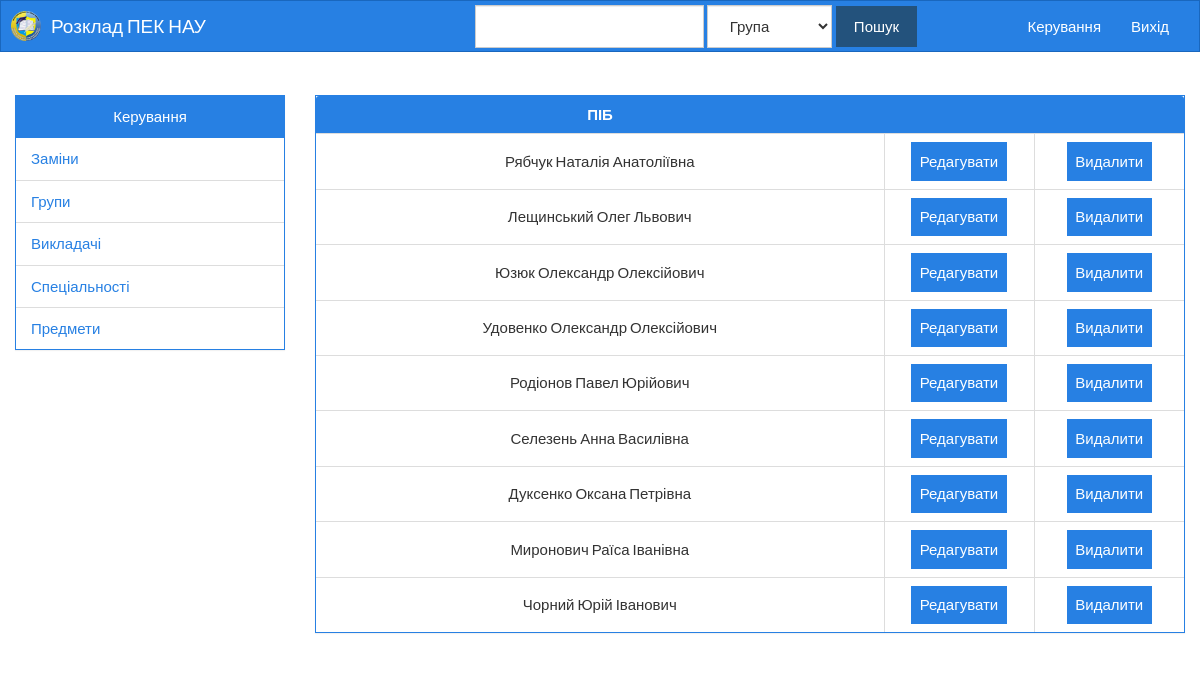
/admin/lecturer (signed in), run on an earlier commit of the app's database.
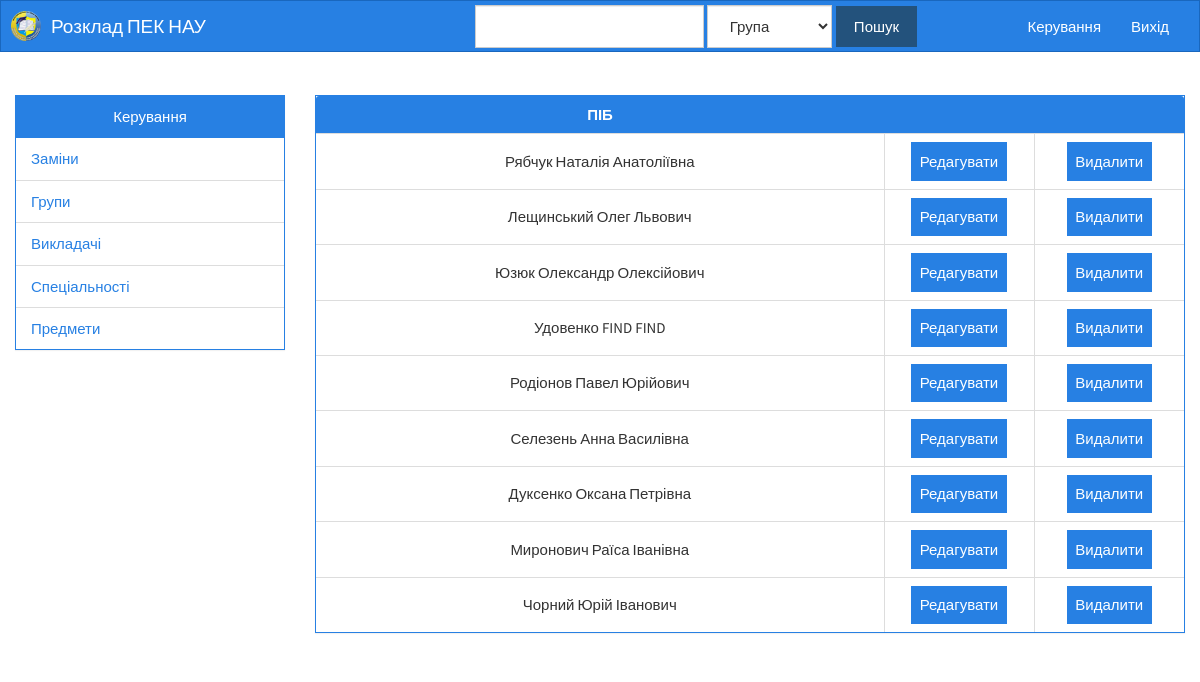
And on a later commit of the database.
### Peknau/models.py (models this page shows, shortened)
class Lecturer(db.Model):
    id = db.Column(db.Integer, primary_key=True)
    first_name = db.Column(db.String, nullable=False)
    middle_name = db.Column(db.String)
    last_name = db.Column(db.String, nullable=False)
    @staticmethod
    def get_all():
        return  Lecturer.query.all()

### Peknau/views.py (the view)
@app.route('/admin/lecturer',methods=['GET','DELETE'])
@login_required
def admin_lecturer():
    if request.method=='GET':
        return render_template('admin_lecturer.html', data = Lecturer.get_all())

### Peknau/forms.py
class SearchForm(Form):
    select = SelectField('Параметри пошуку', choices=[('group', u'Група'), ('lecturer', u'Викладач'), ('subject', u'Предмет')])
    text = StringField('Текст пошуку',validators=[DataRequired()])

### Peknau/models.py (called while the page is built)
    def is_authenticated(self):
        return True

    @login_manager.user_loader
    def load_user(id):
        return User.query.get(int(id))

### Peknau/views.py (called while the page is built)
@app.before_request
def before_request():
    g.search_form = SearchForm()

### Peknau/templates/admin_lecturer.html
{% extends 'admin.html' %}
{% block container %}
    <div class="panel panel-primary">
        <table class="table table-bordered">
            <thead>
            <tr>
                <th class="text-center">ПІБ</th>
                <th></th>
                <th></th>
            </tr>
            </thead>
            <tbody>
            {% for item in data %}
                <tr>
                    <td>{{ item.last_name }} {{ item.first_name }} {{ item.middle_name }}</td>
                    <td  style="width: 10em"><a href="#"> <button class="btn-primary btn btn-slim" id="specUpdate">Редагувати</button></a></td>
                    <td  style="width: 10em"><button class="btn-primary btn btn-slim" id="specDelete" spec_id="{{ item.id }}">Видалити</button></td>
                </tr>
            {% endfor %}
            </tbody>
        </table>
    </div>
{% endblock %}

### Peknau/templates/admin.html
{% extends 'base.html' %}
{% block content %}
    {% block navigation %}
        <div class="container-fluid">
        <div class="row ">
        <div class="col-lg-3">
        <div class="panel panel-default panel-primary">
        <div class="panel-heading">Керування</div>
        <ul class="list-group">
            <li class="list-group-item"><a href="#">Заміни</a></li>
            <li class="list-group-item"><a href="#">Групи</a></li>
            <li class="list-group-item"><a href="{{ url_for('admin_lecturer') }}">Викладачі</a></li>
            <li class="list-group-item"><a href="{{ url_for('admin_specialty') }}"> Спеціальності</a></li>
            <li class="list-group-item"><a href="#">Предмети</a></li>
        </ul>
    {% endblock %}
</div>
</div>
<div class="col-lg-9">
    {% block container %}
    {% endblock %}
</div>
</div>
</div>
{% endblock %}

### Peknau/templates/base.html (shortened to what this page needs)
<!DOCTYPE html>
<html>
<head lang="en">
    <link rel="stylesheet" href="{{ url_for('static',filename='css/bootstrap.min.css') }}">
    <link rel="stylesheet" href="{{ url_for('static',filename='css/bootstrap-cosmo.min.css') }}">
    <link rel="stylesheet" href="{{ url_for('static',filename='css/main.css') }}">
</head>
<body>
{% block header %}
    <div>
        <nav class="navbar navbar-inverse">
            <div class="container-fluid">
                <div class="navbar-header">
                    <a class="navbar-brand" style="padding: 10px;" href="{{ url_for('index') }}">
                        <img alt="Brand" style="float: left" width="30px" height="30px"
                             src="{{ url_for('static',filename='images/logo.png') }}">
                    </a>
                    <a class="navbar-brand" style="" href="{{ url_for('index') }}">
                        Розклад ПЕК НАУ</a>
                </div>
                <div class="collapse navbar-collapse" style="padding-left: 38%;" id="bs-example-navbar-collapse-1">
                    <form class="navbar-form navbar-left" method="post" role="search" action="{{ url_for('search') }}">
                        <div class="form-group">
                            {{ g.search_form.text(class="form-control") }}
                            {{ g.search_form.select(class="form-control") }}
                        </div>
                        <button type="submit" id="search" style="background: #23527c" class="btn btn-primary">Пошук
                        </button>
                    </form>
                    <ul class="nav navbar-nav navbar-right">
                        {% if current_user.is_authenticated() %}
                            <li><a href="{{ url_for('admin') }}">Керування</a></li>
                            <li><a href="{{ url_for('logout') }}">Вихід</a>
                            </li>
                        {% endif %}
                    </ul>
                </div>
            </div>
        </nav>
    </div>
{% endblock %}
<div class="row row-centered">
    <div class="col-lg-10 col-centered">
    </div>
</div>
{% block content %}
{% endblock %}
</body>
</html>

### Peknau/static/css/main.css (style rules this page uses)
table { text-align: center; width: 100%; }
td { padding: 0.3em; }
.panel-heading { text-align: center; }
.col-centered { display: inline-block; float: none; text-align: left; margin-right: -4px; }
.row-centered { text-align: center; }
.table thead { background-color: #2780E3; color: #ffffff; }
.table thead th { text-align: center; border: none !important; }
.table tbody tr td { vertical-align: middle; }
.btn-slim { padding: 0.5em; }

What changed in the data, as far as the page shows it:
changed Lecturer "Удовенко": first_name "Олександр" → "FIND"; middle_name "Олексійович" → "FIND"
